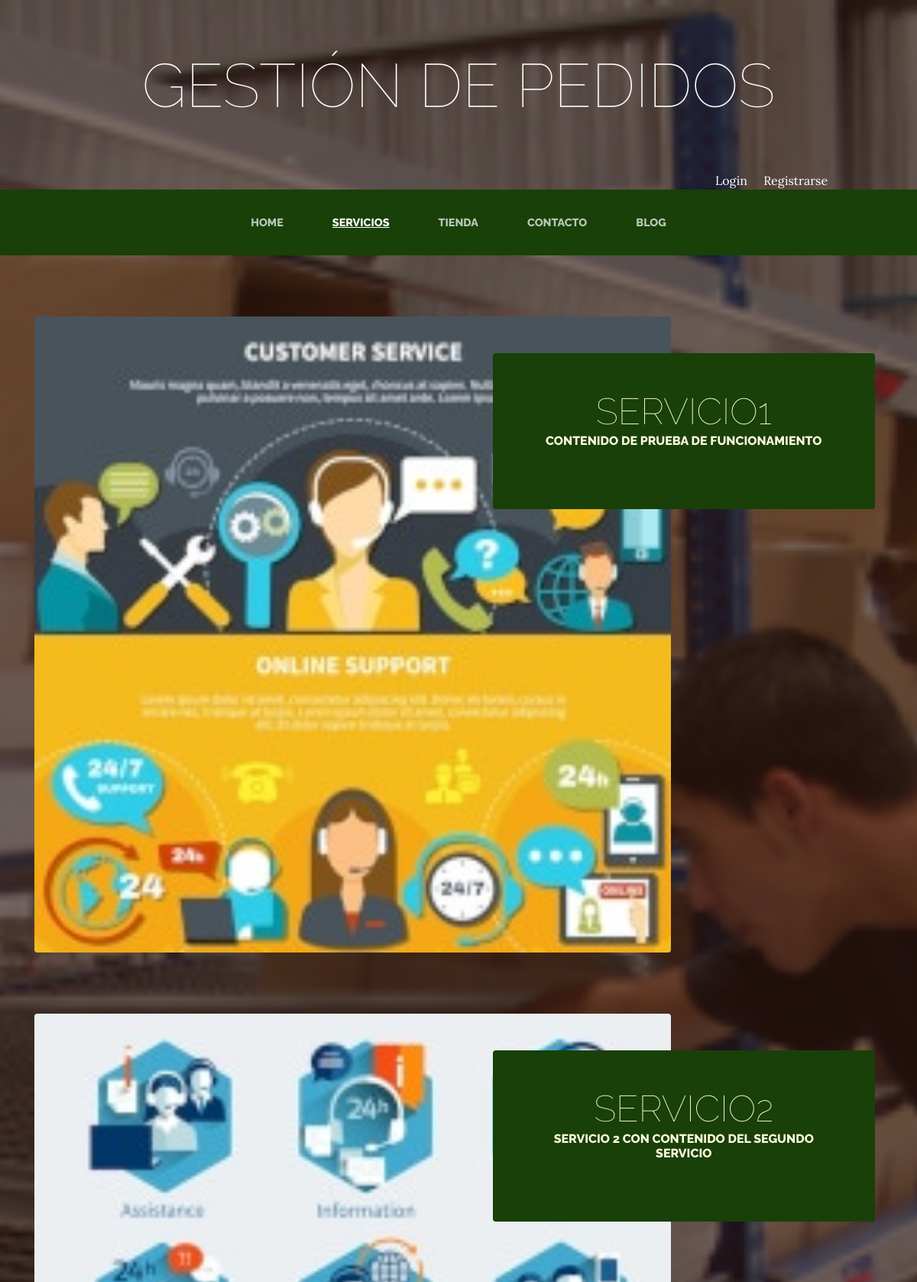
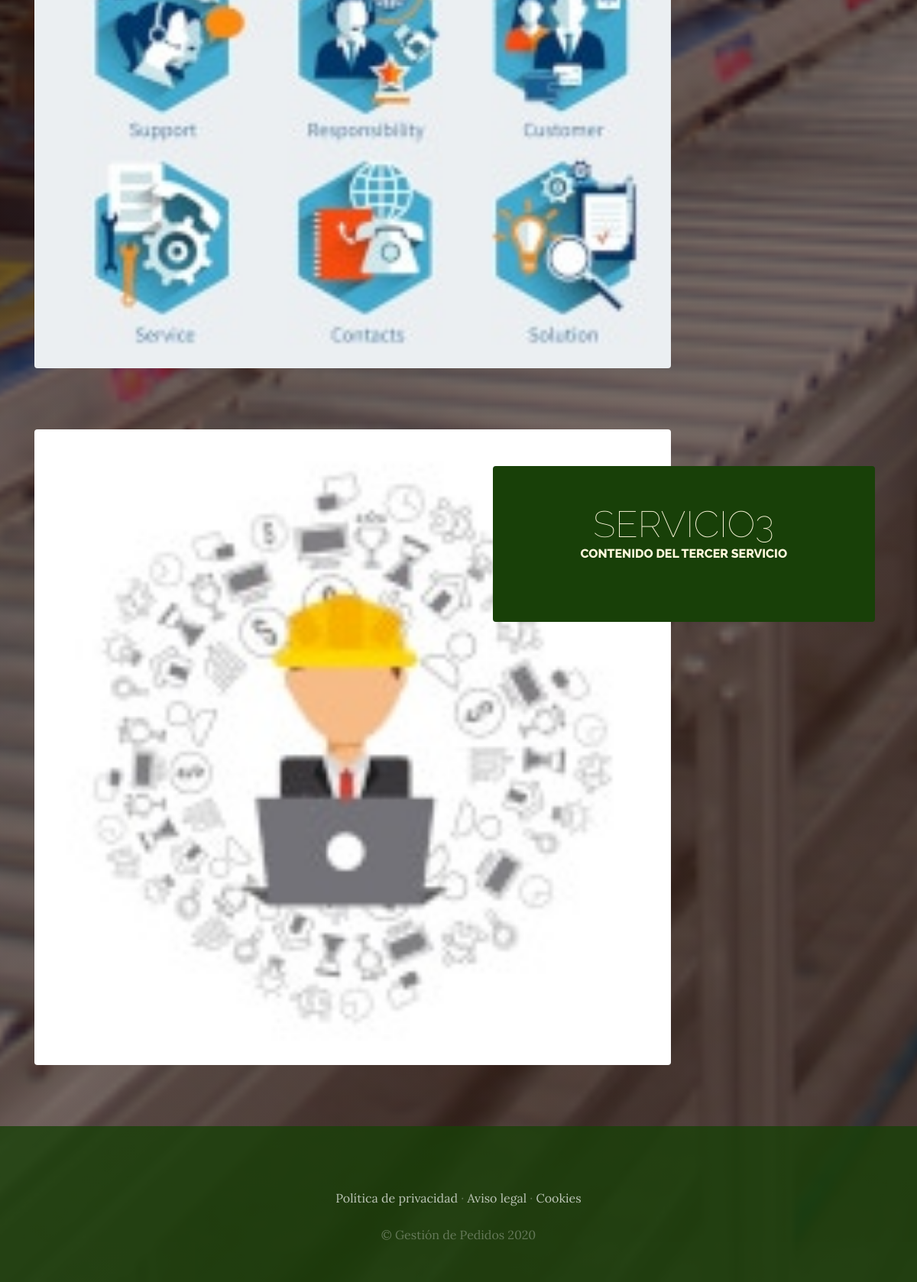
The app's page /servicios/ with its own data (2 pictures, top to bottom).
### servicios/models.py (models this page shows, shortened)
class Servicio(models.Model):
    titulo = models.CharField(max_length=100)
    contenido = models.CharField(max_length=250)
    imagen = models.ImageField(upload_to='servicios')
    created = models.DateTimeField(auto_now_add=True)
    updated = models.DateTimeField(auto_now=True)
    class Meta:
        verbose_name = ('servicio')
        verbose_name_plural = ("servicios")

### servicios/views.py (the view)
# urls.py: path('servicios/', servicios.views.servicios, name="Servicios"),
def servicios(request):
    servicios = Servicio.objects.all()
    return render(request, 'servicios/servicios.html', {'servicios': servicios})

### carro/context_processor.py (called while the page is built)
def importe_total_carro(request):
    total = 0
    if request.user.is_authenticated:
        for key, value in request.session["carro"].items():
            total = total + float(value["precio"])
    else:
        total = 'Debes loguearte para ver el total'
    return {"importe_total_carro": total}

### servicios/templates/servicios/servicios.html
{% extends "proyectowebapp/base.html" %} {% load static %} {% block content %}
{% for servicio in servicios %}
<section class="page-section clearfix">
  <div class="container">
    <div class="intro">
      <img
        class="intro-img img-fluid mb-3 mb-lg-0 rounded"
        src="{{ servicio.imagen.url }}"
        alt=""
        style="widht: 30%"
      />
      <div class="intro-text left-0 text-center bg-faded p-5 rounded">
        <h2 class="section-heading mb-4">
          <span class="section-heading-lower">{{ servicio.titulo }}</span>
          <span class="section-heading-upper">{{ servicio.contenido }}</span>
        </h2>
      </div>
    </div>
  </div>
</section>
{% endfor %} {% endblock %}

### proyectowebapp/static/proyectowebapp/css/gestion.css (style rules this page uses)
body { font-family: 'Lora'; background: linear-gradient(rgba(47, 23, 15, 0.65), rgba(47, 23, 15, 0.65)), url("../img/bg_main.jpg"); background-attachment: fixed; background-position: center; background-size: cover; }
h1, h2, h3, h4, h5, h6 { font-family: 'Raleway'; }
.page-section { margin-top: 5rem; margin-bottom: 5rem; }
.section-heading { text-transform: uppercase; }
.section-heading .section-heading-upper { display: block; font-size: 1rem; font-weight: 800; padding-bottom:.5rem; }
.section-heading .section-heading-lower { display: block; font-size: 3rem; font-weight: 100; }
.bg-faded { background-color: rgba(255, 255, 255, 0.85); }
.intro { position: relative; }
@media (min-width: 992px) { .intro .intro-img { width: 75%; float: left; } }
@media (min-width: 992px) { .intro .intro-text { left: 600; width: 60%; margin-top: 3rem; background-color: rgba(24, 64, 8); color: cornsilk; position: absolute; } }
@media (min-width: 1200px) { .intro .intro-text { width: 45%; } }

### records on screen
Servicio: imagen (picture), titulo "SERVICIO1", contenido "CONTENIDO DE PRUEBA DE FUNCIONAMIENTO"
Servicio: imagen (picture), titulo "SERVICIO2", contenido "SERVICIO 2 CON CONTENIDO DEL SEGUNDO SERVICIO"
Servicio: imagen (picture), titulo "SERVICIO3", contenido "CONTENIDO DEL TERCER SERVICIO"
